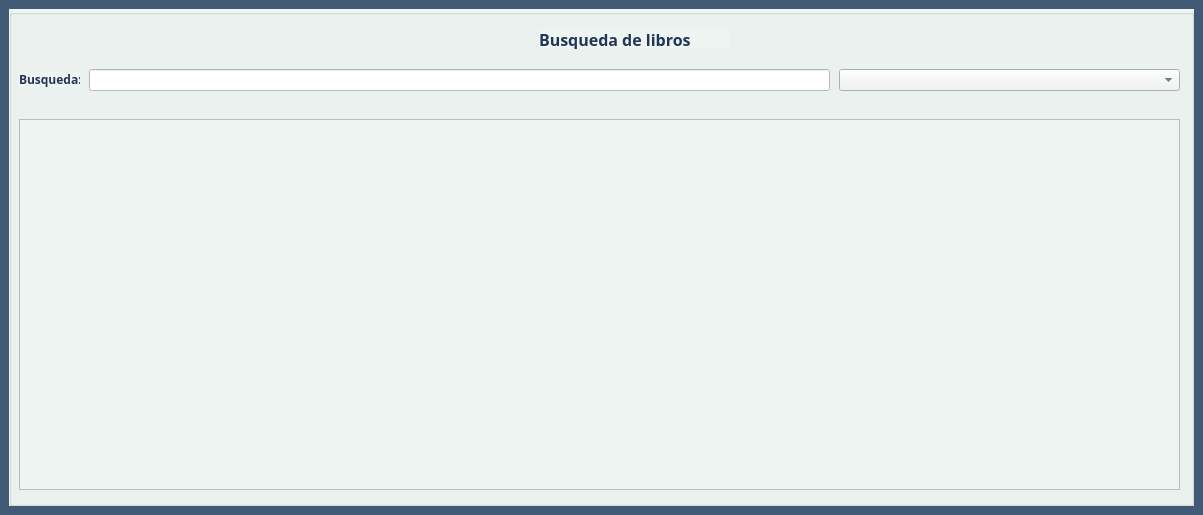
<?xml version="1.0" encoding="UTF-8"?>
<ui version="4.0">
 <class>SearchBook</class>
 <widget class="QMainWindow" name="SearchBook">
  <property name="geometry">
   <rect>
    <x>0</x>
    <y>0</y>
    <width>1203</width>
    <height>515</height>
   </rect>
  </property>
  <property name="minimumSize">
   <size>
    <width>1203</width>
    <height>515</height>
   </size>
  </property>
  <property name="maximumSize">
   <size>
    <width>1203</width>
    <height>515</height>
   </size>
  </property>
  <property name="windowTitle">
   <string>Búsqueda de libros</string>
  </property>
  <property name="windowIcon">
   <iconset resource="images.qrc">
    <normaloff>:/book-flat.ico</normaloff>:/book-flat.ico</iconset>
  </property>
  <property name="styleSheet">
   <string notr="true">background-color: rgb(65, 91, 118);
</string>
  </property>
  <widget class="QWidget" name="centralwidget">
   <layout class="QGridLayout" name="gridLayout">
    <item row="0" column="0">
     <widget class="QGroupBox" name="groupBox">
      <property name="styleSheet">
       <string notr="true">background-color: rgb(238, 244, 242); color: rgb(35, 54, 86);</string>
      </property>
      <property name="title">
       <string/>
      </property>
      <widget class="QLabel" name="lbSearch">
       <property name="geometry">
        <rect>
         <x>10</x>
         <y>62</y>
         <width>61</width>
         <height>16</height>
        </rect>
       </property>
       <property name="font">
        <font>
         <family>Raleway</family>
         <weight>75</weight>
         <bold>true</bold>
        </font>
       </property>
       <property name="text">
        <string>Busqueda:</string>
       </property>
      </widget>
      <widget class="QLineEdit" name="lneSearch">
       <property name="geometry">
        <rect>
         <x>80</x>
         <y>60</y>
         <width>741</width>
         <height>22</height>
        </rect>
       </property>
       <property name="font">
        <font>
         <family>Raleway</family>
        </font>
       </property>
       <property name="styleSheet">
        <string notr="true">background-color: rgb(255, 255, 255);</string>
       </property>
      </widget>
      <widget class="QComboBox" name="cboCritery">
       <property name="geometry">
        <rect>
         <x>830</x>
         <y>60</y>
         <width>341</width>
         <height>22</height>
        </rect>
       </property>
       <property name="font">
        <font>
         <family>Raleway</family>
        </font>
       </property>
      </widget>
      <widget class="QLabel" name="lbTitle">
       <property name="geometry">
        <rect>
         <x>530</x>
         <y>20</y>
         <width>191</width>
         <height>20</height>
        </rect>
       </property>
       <property name="maximumSize">
        <size>
         <width>16777215</width>
         <height>20</height>
        </size>
       </property>
       <property name="font">
        <font>
         <family>Raleway</family>
         <pointsize>12</pointsize>
         <weight>75</weight>
         <bold>true</bold>
        </font>
       </property>
       <property name="styleSheet">
        <string notr="true">color: rgb(35, 54, 86);</string>
       </property>
       <property name="text">
        <string>Busqueda de libros</string>
       </property>
      </widget>
      <widget class="QTableView" name="tvQuery">
       <property name="geometry">
        <rect>
         <x>10</x>
         <y>110</y>
         <width>1161</width>
         <height>371</height>
        </rect>
       </property>
       <property name="font">
        <font>
         <family>Raleway</family>
         <pointsize>8</pointsize>
         <weight>75</weight>
         <bold>true</bold>
        </font>
       </property>
      </widget>
     </widget>
    </item>
   </layout>
  </widget>
 </widget>
 <resources>
  <include location="images.qrc"/>
 </resources>
 <connections/>
</ui>
